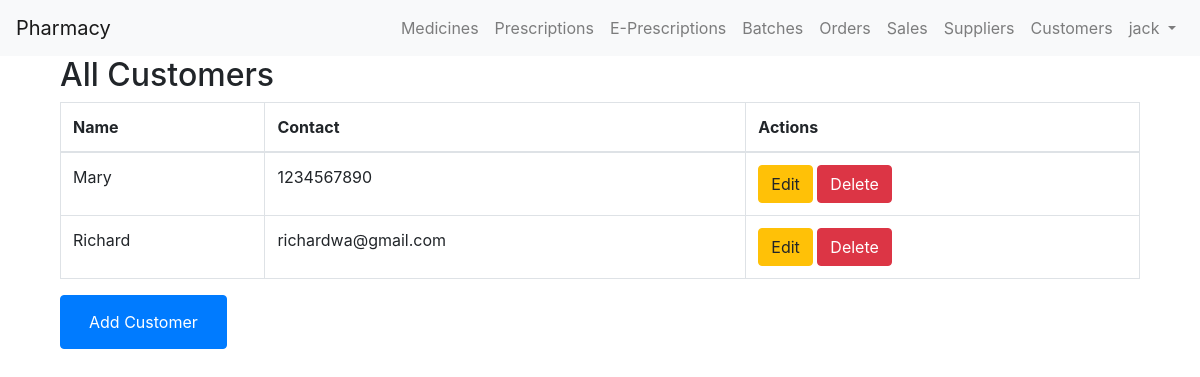
The page /customers/ (signed in) on the database its author committed.
### chemistApi/models.py (models this page shows, shortened)
class Customer(models.Model):
    name = models.CharField(max_length=255)
    contact = models.CharField(max_length=20, unique=True)

### chemistApi/views.py (the view)
# urls.py: path('customers/', views.CustomerListView.as_view(), name='customer_list'),
@method_decorator(login_required, name='dispatch')
class CustomerListView(ListView):
    model = Customer
    template_name = 'customer_list.html'
    context_object_name = 'customers'

### chemistApi/templates/customer_list.html (shortened to what this page needs)
{% extends 'base.html' %}
{% block content %}
<div class="container">
    <h2>All Customers</h2>
    <table class="table table-bordered">
        <thead>
            <tr>
                <th>Name</th>
                <th>Contact</th>
                <th>Actions</th>
            </tr>
        </thead>
        <tbody>
            {% for customer in customers %}
            <tr>
                <td>{{ customer.name }}</td>
                <td>{{ customer.contact }}</td>
                <td>
                    <a href="{% url 'update_customer' customer.pk %}" class="btn btn-warning">Edit</a>
                    <a href="{% url 'delete_customer' customer.pk %}" class="btn btn-danger">Delete</a>
                </td>
            </tr>
            {% endfor %}
        </tbody>
    </table>
    <button class="btn btn-primary">
        <a href="{% url 'create_customer' %}" class="nav-link text-white">Add Customer</a>
    </button>
</div>
{% endblock %}

### chemistApi/templates/base.html (shortened to what this page needs)
<!DOCTYPE html>
<html lang="en">
<head>
    <link rel="stylesheet" href="https://stackpath.bootstrapcdn.com/bootstrap/4.3.1/css/bootstrap.min.css">
</head>
<body>
    <nav class="navbar navbar-expand-lg navbar-light bg-light">
        <a class="navbar-brand" href="{% url 'sale_create' %}">Pharmacy</a>
        <div class="collapse navbar-collapse" id="navbarNav">
            <ul class="navbar-nav ml-auto">
                {% if user.is_authenticated %}
                <li class="nav-item">
                    <a class="nav-link" href=" {%url 'medicine_list'%}">Medicines</a>
                </li>
                 <li class="nav-item">
                    <a class="nav-link" href=" {%url 'list_prescriptions'%}">Prescriptions</a>
                </li>
                 <li class="nav-item">
                    <a class="nav-link" href=" {%url 'list_e_prescriptions'%}">E-Prescriptions</a>
                </li>
                <li class="nav-item">
                    <a class="nav-link" href=" {%url 'batch_list'%}">Batches</a>
                </li>
                <li class="nav-item">
                    <a class="nav-link" href="{% url 'order_list'%}">Orders</a>
                </li>
                <li class="nav-item">
                    <a class="nav-link" href="{% url 'sale_list'%}">Sales</a>
                </li>
                <li class="nav-item">
                    <a class="nav-link" href="{% url 'supplier_list'%}">Suppliers</a>
                </li>
                <li class="nav-item">
                    <a class="nav-link" href="{%url 'customer_list'%}">Customers</a>
                </li>
                    <li class="nav-item dropdown">
                        <a class="nav-link dropdown-toggle" href="#" id="navbarDropdown" role="button" data-toggle="dropdown" aria-haspopup="true" aria-expanded="false">
                            {{ user.username }}
                        </a>
                    </li>
                {% endif %}
            </ul>
        </div>
    </nav>
    <div class="container">
        {% block content %}
        {% endblock %}
    </div>
</body>
</html>

### rows shown on the page
Customer: name "Mary", contact "1234567890"
Customer: name "Richard", contact "richardwa@gmail.com"

### other values the page prints
{{ user.username }} "jack"
